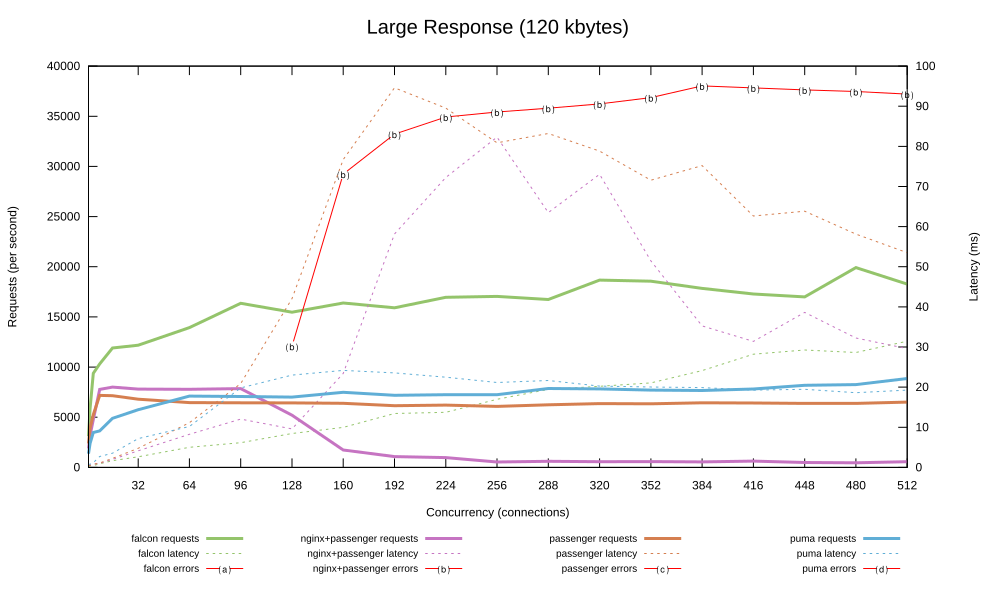

Generate this figure with gnuplot:
set datafile separator ","
set terminal svg size 1000, 600 enhanced

set title "Large Response (120 kbytes)" font ",20"
set key below right font ",10" height 2

set xlabel "Concurrency (connections)"
set xrange [1:512]
set xtics 0, 32, 512

set ylabel "Requests (per second)"
set ytics nomirror

set y2label "Latency (ms)"
set y2tics

set style line 1 lt 2 lc rgb "#94c46b" lw 3
set style line 2 lt 2 lc rgb "#94c46b" lw 1 dt 2
set style line 3 lt 2 lc rgb "red" lw 1 pt "⒜" pi -1 ps 1.5
set style line 4 lt 2 lc rgb "#c674c2" lw 3
set style line 5 lt 2 lc rgb "#c674c2" lw 1 dt 2
set style line 6 lt 2 lc rgb "red" lw 1 pt "⒝" pi -1 ps 1.5
set style line 7 lt 2 lc rgb "#d57f50" lw 3
set style line 8 lt 2 lc rgb "#d57f50" lw 1 dt 2
set style line 9 lt 2 lc rgb "red" lw 1 pt "⒞" pi -1 ps 1.5
set style line 10 lt 2 lc rgb "#60aed6" lw 3
set style line 11 lt 2 lc rgb "#60aed6" lw 1 dt 2
set style line 12 lt 2 lc rgb "red" lw 1 pt "⒟" pi -1 ps 1.5

plot \
	'large.csv' using 1:2 with lines title "falcon requests" axis x1y1 ls 1, \
	'large.csv' using 1:3 with lines title "falcon latency" axis x1y2 ls 2, \
	'large.csv' using 1:($4 == 0 ? NaN : $4) with linespoints title "falcon errors" axis x1y1 ls 3, \
	'large.csv' using 1:5 with lines title "nginx+passenger requests" axis x1y1 ls 4, \
	'large.csv' using 1:6 with lines title "nginx+passenger latency" axis x1y2 ls 5, \
	'large.csv' using 1:($7 == 0 ? NaN : $7) with linespoints title "nginx+passenger errors" axis x1y1 ls 6, \
	'large.csv' using 1:8 with lines title "passenger requests" axis x1y1 ls 7, \
	'large.csv' using 1:9 with lines title "passenger latency" axis x1y2 ls 8, \
	'large.csv' using 1:($10 == 0 ? NaN : $10) with linespoints title "passenger errors" axis x1y1 ls 9, \
	'large.csv' using 1:11 with lines title "puma requests" axis x1y1 ls 10, \
	'large.csv' using 1:12 with lines title "puma latency" axis x1y2 ls 11, \
	'large.csv' using 1:($13 == 0 ? NaN : $13) with linespoints title "puma errors" axis x1y1 ls 12
